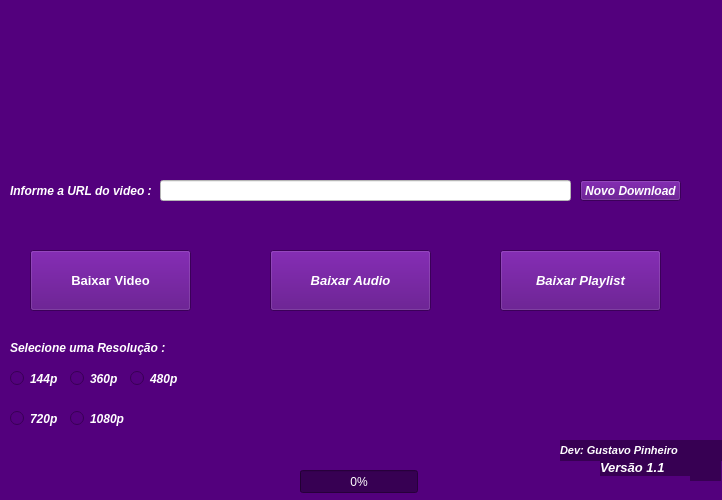
<?xml version="1.0" encoding="UTF-8"?>
<ui version="4.0">
 <author>Gustavo Pinheiro</author>
 <class>AppDownloader</class>
 <widget class="QMainWindow" name="AppDownloader">
  <property name="geometry">
   <rect>
    <x>0</x>
    <y>0</y>
    <width>722</width>
    <height>500</height>
   </rect>
  </property>
  <property name="sizePolicy">
   <sizepolicy hsizetype="Fixed" vsizetype="Fixed">
    <horstretch>0</horstretch>
    <verstretch>0</verstretch>
   </sizepolicy>
  </property>
  <property name="minimumSize">
   <size>
    <width>722</width>
    <height>500</height>
   </size>
  </property>
  <property name="maximumSize">
   <size>
    <width>722</width>
    <height>500</height>
   </size>
  </property>
  <property name="sizeIncrement">
   <size>
    <width>722</width>
    <height>500</height>
   </size>
  </property>
  <property name="windowTitle">
   <string>Gp TubeDownloader</string>
  </property>
  <property name="windowIcon">
   <iconset>
    <normaloff>miniicoone.png</normaloff>
    <normalon>miniicoone.png</normalon>
    <disabledoff>miniicoone.png</disabledoff>
    <disabledon>miniicoone.png</disabledon>
    <activeoff>miniicoone.png</activeoff>
    <activeon>miniicoone.png</activeon>
    <selectedoff>miniicoone.png</selectedoff>
    <selectedon>miniicoone.png</selectedon>miniicoone.png</iconset>
  </property>
  <property name="styleSheet">
   <string notr="true">background-color: rgb(25, 25, 25);
background-color: rgb(103, 103, 103);
background-color: rgb(255, 255, 255);
background-color: rgb(255, 255, 255);</string>
  </property>
  <widget class="QWidget" name="centralwidget">
   <property name="enabled">
    <bool>true</bool>
   </property>
   <property name="sizePolicy">
    <sizepolicy hsizetype="Maximum" vsizetype="Ignored">
     <horstretch>0</horstretch>
     <verstretch>0</verstretch>
    </sizepolicy>
   </property>
   <property name="minimumSize">
    <size>
     <width>722</width>
     <height>479</height>
    </size>
   </property>
   <property name="maximumSize">
    <size>
     <width>722</width>
     <height>749</height>
    </size>
   </property>
   <property name="layoutDirection">
    <enum>Qt::LeftToRight</enum>
   </property>
   <widget class="QLabel" name="label">
    <property name="geometry">
     <rect>
      <x>10</x>
      <y>180</y>
      <width>141</width>
      <height>21</height>
     </rect>
    </property>
    <property name="font">
     <font>
      <weight>75</weight>
      <italic>true</italic>
      <bold>true</bold>
      <strikeout>false</strikeout>
     </font>
    </property>
    <property name="styleSheet">
     <string notr="true">background-color: rgb(41, 0, 122);
background-color: rgb(95, 0, 143);
background-color: rgb(99, 0, 148);
color: rgb(255, 255, 255);
background-color: rgb(83, 0, 125);</string>
    </property>
    <property name="text">
     <string>Informe a URL do video : </string>
    </property>
   </widget>
   <widget class="QPushButton" name="pushButton">
    <property name="geometry">
     <rect>
      <x>580</x>
      <y>180</y>
      <width>101</width>
      <height>21</height>
     </rect>
    </property>
    <property name="font">
     <font>
      <weight>75</weight>
      <italic>true</italic>
      <bold>true</bold>
      <underline>false</underline>
     </font>
    </property>
    <property name="cursor">
     <cursorShape>PointingHandCursor</cursorShape>
    </property>
    <property name="styleSheet">
     <string notr="true">background-color: rgb(41, 0, 122);
color: rgb(255, 255, 255);
background-color: rgb(83, 0, 125);</string>
    </property>
    <property name="text">
     <string>Novo Download</string>
    </property>
   </widget>
   <widget class="QPushButton" name="pushButton_2">
    <property name="geometry">
     <rect>
      <x>30</x>
      <y>250</y>
      <width>161</width>
      <height>61</height>
     </rect>
    </property>
    <property name="font">
     <font>
      <pointsize>10</pointsize>
      <weight>75</weight>
      <italic>false</italic>
      <bold>true</bold>
      <underline>false</underline>
     </font>
    </property>
    <property name="cursor">
     <cursorShape>PointingHandCursor</cursorShape>
    </property>
    <property name="mouseTracking">
     <bool>false</bool>
    </property>
    <property name="acceptDrops">
     <bool>false</bool>
    </property>
    <property name="statusTip">
     <string/>
    </property>
    <property name="whatsThis">
     <string/>
    </property>
    <property name="accessibleDescription">
     <string/>
    </property>
    <property name="autoFillBackground">
     <bool>false</bool>
    </property>
    <property name="styleSheet">
     <string notr="true">background-color: rgb(41, 0, 122);
color: rgb(255, 255, 255);
background-color: rgb(83, 0, 125);</string>
    </property>
    <property name="text">
     <string>Baixar Video</string>
    </property>
    <property name="checkable">
     <bool>false</bool>
    </property>
    <property name="autoExclusive">
     <bool>false</bool>
    </property>
   </widget>
   <widget class="QPushButton" name="pushButton_3">
    <property name="geometry">
     <rect>
      <x>270</x>
      <y>250</y>
      <width>161</width>
      <height>61</height>
     </rect>
    </property>
    <property name="font">
     <font>
      <pointsize>10</pointsize>
      <weight>75</weight>
      <italic>true</italic>
      <bold>true</bold>
     </font>
    </property>
    <property name="cursor">
     <cursorShape>PointingHandCursor</cursorShape>
    </property>
    <property name="styleSheet">
     <string notr="true">background-color: rgb(41, 0, 122);
color: rgb(255, 255, 255);
background-color: rgb(83, 0, 125);</string>
    </property>
    <property name="text">
     <string>Baixar Audio</string>
    </property>
   </widget>
   <widget class="QPushButton" name="pushButton_4">
    <property name="geometry">
     <rect>
      <x>500</x>
      <y>250</y>
      <width>161</width>
      <height>61</height>
     </rect>
    </property>
    <property name="font">
     <font>
      <pointsize>10</pointsize>
      <weight>75</weight>
      <italic>true</italic>
      <bold>true</bold>
      <underline>false</underline>
      <strikeout>false</strikeout>
     </font>
    </property>
    <property name="cursor">
     <cursorShape>PointingHandCursor</cursorShape>
    </property>
    <property name="styleSheet">
     <string notr="true">background-color: rgb(41, 0, 122);
color: rgb(255, 255, 255);
background-color: rgb(83, 0, 125);</string>
    </property>
    <property name="text">
     <string extracomment="GG">Baixar Playlist</string>
    </property>
   </widget>
   <widget class="QLineEdit" name="lineEdit">
    <property name="geometry">
     <rect>
      <x>160</x>
      <y>180</y>
      <width>411</width>
      <height>21</height>
     </rect>
    </property>
    <property name="autoFillBackground">
     <bool>false</bool>
    </property>
    <property name="styleSheet">
     <string notr="true">background-color: rgb(255, 255, 255);</string>
    </property>
   </widget>
   <widget class="QLabel" name="label_2">
    <property name="geometry">
     <rect>
      <x>600</x>
      <y>460</y>
      <width>91</width>
      <height>16</height>
     </rect>
    </property>
    <property name="font">
     <font>
      <pointsize>10</pointsize>
      <weight>75</weight>
      <italic>true</italic>
      <bold>true</bold>
     </font>
    </property>
    <property name="styleSheet">
     <string notr="true">background-color: rgb(41, 0, 122);
color: rgb(255, 255, 255);
background-color: rgb(83, 0, 125);
background-color: rgb(55, 0, 83);</string>
    </property>
    <property name="text">
     <string>&lt;html&gt;&lt;head/&gt;&lt;body&gt;&lt;p&gt;&lt;span style=&quot; color:#ffffff;&quot;&gt;Versão 1.1&lt;/span&gt;&lt;/p&gt;&lt;/body&gt;&lt;/html&gt;</string>
    </property>
   </widget>
   <widget class="QLabel" name="label_3">
    <property name="geometry">
     <rect>
      <x>560</x>
      <y>440</y>
      <width>171</width>
      <height>21</height>
     </rect>
    </property>
    <property name="font">
     <font>
      <family>MS Shell Dlg 2</family>
      <pointsize>8</pointsize>
      <weight>50</weight>
      <italic>false</italic>
      <bold>false</bold>
     </font>
    </property>
    <property name="styleSheet">
     <string notr="true">background-color: rgb(41, 0, 122);
color: rgb(255, 255, 255);
background-color: rgb(83, 0, 125);
background-color: rgb(55, 0, 83);</string>
    </property>
    <property name="text">
     <string>&lt;html&gt;&lt;head/&gt;&lt;body&gt;&lt;p&gt;&lt;span style=&quot; font-weight:600; font-style:italic; color:#ffffff;&quot;&gt;Dev: Gustavo Pinheiro &lt;/span&gt;&lt;/p&gt;&lt;/body&gt;&lt;/html&gt;</string>
    </property>
   </widget>
   <widget class="QLabel" name="label_4">
    <property name="geometry">
     <rect>
      <x>690</x>
      <y>450</y>
      <width>31</width>
      <height>31</height>
     </rect>
    </property>
    <property name="styleSheet">
     <string notr="true">background-color: rgb(41, 0, 122);
color: rgb(255, 255, 255);
background-color: rgb(83, 0, 125);
background-color: rgb(55, 0, 83);</string>
    </property>
    <property name="text">
     <string/>
    </property>
    <property name="pixmap">
     <pixmap>logobandeira.png</pixmap>
    </property>
   </widget>
   <widget class="QLabel" name="label_6">
    <property name="geometry">
     <rect>
      <x>10</x>
      <y>340</y>
      <width>161</width>
      <height>16</height>
     </rect>
    </property>
    <property name="font">
     <font>
      <weight>75</weight>
      <italic>true</italic>
      <bold>true</bold>
     </font>
    </property>
    <property name="styleSheet">
     <string notr="true">background-color: rgb(41, 0, 122);
color: rgb(255, 255, 255);
background-color: rgb(83, 0, 125);</string>
    </property>
    <property name="text">
     <string>Selecione uma Resolução :</string>
    </property>
   </widget>
   <widget class="QRadioButton" name="radioButton">
    <property name="geometry">
     <rect>
      <x>70</x>
      <y>370</y>
      <width>51</width>
      <height>17</height>
     </rect>
    </property>
    <property name="font">
     <font>
      <weight>75</weight>
      <italic>true</italic>
      <bold>true</bold>
     </font>
    </property>
    <property name="styleSheet">
     <string notr="true">background-color: rgb(41, 0, 122);
color: rgb(255, 255, 255);
background-color: rgb(83, 0, 125);</string>
    </property>
    <property name="text">
     <string>360p</string>
    </property>
   </widget>
   <widget class="QRadioButton" name="radioButton_2">
    <property name="geometry">
     <rect>
      <x>10</x>
      <y>410</y>
      <width>51</width>
      <height>17</height>
     </rect>
    </property>
    <property name="font">
     <font>
      <weight>75</weight>
      <italic>true</italic>
      <bold>true</bold>
     </font>
    </property>
    <property name="styleSheet">
     <string notr="true">background-color: rgb(41, 0, 122);
color: rgb(255, 255, 255);
background-color: rgb(83, 0, 125);</string>
    </property>
    <property name="text">
     <string>720p</string>
    </property>
   </widget>
   <widget class="QRadioButton" name="radioButton_3">
    <property name="geometry">
     <rect>
      <x>130</x>
      <y>370</y>
      <width>51</width>
      <height>17</height>
     </rect>
    </property>
    <property name="font">
     <font>
      <weight>75</weight>
      <italic>true</italic>
      <bold>true</bold>
     </font>
    </property>
    <property name="styleSheet">
     <string notr="true">background-color: rgb(41, 0, 122);
color: rgb(255, 255, 255);
background-color: rgb(83, 0, 125);</string>
    </property>
    <property name="text">
     <string>480p</string>
    </property>
   </widget>
   <widget class="QRadioButton" name="radioButton_4">
    <property name="geometry">
     <rect>
      <x>70</x>
      <y>410</y>
      <width>61</width>
      <height>17</height>
     </rect>
    </property>
    <property name="font">
     <font>
      <weight>75</weight>
      <italic>true</italic>
      <bold>true</bold>
     </font>
    </property>
    <property name="styleSheet">
     <string notr="true">background-color: rgb(41, 0, 122);
color: rgb(255, 255, 255);
background-color: rgb(83, 0, 125);</string>
    </property>
    <property name="text">
     <string>1080p</string>
    </property>
   </widget>
   <widget class="QRadioButton" name="radioButton_5">
    <property name="geometry">
     <rect>
      <x>10</x>
      <y>370</y>
      <width>51</width>
      <height>17</height>
     </rect>
    </property>
    <property name="font">
     <font>
      <weight>75</weight>
      <italic>true</italic>
      <bold>true</bold>
     </font>
    </property>
    <property name="styleSheet">
     <string notr="true">background-color: rgb(41, 0, 122);
color: rgb(255, 255, 255);
background-color: rgb(83, 0, 125);</string>
    </property>
    <property name="text">
     <string>144p</string>
    </property>
   </widget>
   <widget class="QLabel" name="label_5">
    <property name="geometry">
     <rect>
      <x>0</x>
      <y>0</y>
      <width>731</width>
      <height>521</height>
     </rect>
    </property>
    <property name="styleSheet">
     <string notr="true">background-color: rgb(41, 0, 122);
background-color: rgb(83, 0, 125);</string>
    </property>
    <property name="text">
     <string/>
    </property>
    <property name="pixmap">
     <pixmap>Gptubefundo.png</pixmap>
    </property>
    <property name="scaledContents">
     <bool>true</bool>
    </property>
   </widget>
   <widget class="QProgressBar" name="progressBar">
    <property name="geometry">
     <rect>
      <x>300</x>
      <y>470</y>
      <width>118</width>
      <height>23</height>
     </rect>
    </property>
    <property name="styleSheet">
     <string notr="true">background-color: rgb(41, 0, 122);
background-color: rgb(49, 0, 74);
color: rgb(255, 255, 255);
background-color: rgb(83, 0, 125);
background-color: rgb(55, 0, 83);</string>
    </property>
    <property name="value">
     <number>0</number>
    </property>
    <property name="textVisible">
     <bool>true</bool>
    </property>
    <property name="invertedAppearance">
     <bool>false</bool>
    </property>
   </widget>
   <zorder>label_5</zorder>
   <zorder>label</zorder>
   <zorder>pushButton</zorder>
   <zorder>pushButton_2</zorder>
   <zorder>pushButton_3</zorder>
   <zorder>pushButton_4</zorder>
   <zorder>lineEdit</zorder>
   <zorder>label_2</zorder>
   <zorder>label_3</zorder>
   <zorder>label_4</zorder>
   <zorder>label_6</zorder>
   <zorder>radioButton</zorder>
   <zorder>radioButton_2</zorder>
   <zorder>radioButton_3</zorder>
   <zorder>radioButton_4</zorder>
   <zorder>radioButton_5</zorder>
   <zorder>progressBar</zorder>
  </widget>
 </widget>
 <pixmapfunction>corpng.</pixmapfunction>
 <resources>
  <include location="logosoft.qrc"/>
  <include location="iconeprogram.qrc"/>
  <include location="iconefundo.qrc"/>
 </resources>
 <connections/>
 <designerdata>
  <property name="gridDeltaX">
   <number>10</number>
  </property>
  <property name="gridDeltaY">
   <number>10</number>
  </property>
  <property name="gridSnapX">
   <bool>true</bool>
  </property>
  <property name="gridSnapY">
   <bool>true</bool>
  </property>
  <property name="gridVisible">
   <bool>true</bool>
  </property>
 </designerdata>
</ui>
